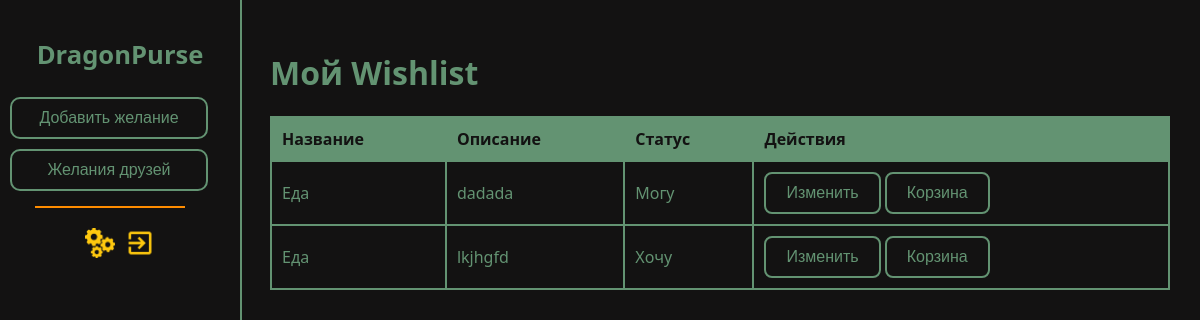
Screenshot of /wishlist/ (signed in) with the database file from the repository.
### accounts/models.py (models this page shows, shortened)
class Wishlist(models.Model):
    user = models.ForeignKey(User, on_delete=models.CASCADE, related_name='wishlists')
    name = models.CharField(max_length=255)
    description = models.TextField(null=True, blank=True)
    status = models.CharField(max_length=50, null=True, blank=True)

### accounts/views.py (the view)
# urls.py: path('wishlist/', WishlistListView.as_view(), name='wishlist_list'),
class WishlistListView(LoginRequiredMixin, View):
    template_name = 'accounts/wishlist.html'
    def get(self, request):
        shared_users = SharedAccess.objects.filter(shared_with=request.user).values_list('owner', flat=True)
        wishlists = Wishlist.objects.filter(models.Q(user=request.user) | models.Q(user__in=shared_users))
        return render(request, self.template_name, {'wishlists': wishlists})

### accounts/templates/accounts/wishlist.html (shortened to what this page needs)
{% extends "accounts/base.html" %}
{% load static %}
{% block head %}<link rel="stylesheet" href="{% static 'accounts/css/dashboard.css' %}">
<link rel="stylesheet" href="{% static 'accounts/css/theme.css' %}">{% endblock %}
{% block content %}
<div class="sidebar">
        <h1><a href="{% url 'dashboard' %}">DragonPurse</a></h1>
        <a href="{% url 'wishlist_create' %}"><button>Добавить желание</button></a>
        <a href="{% url 'shared_wishlist' %}"><button>Желания друзей</button></a>
        <div class="line"></div>
        <div style="display: flex; margin: 5px;">
        <a href="{% url 'settings' %}" style="display: flex; margin: 5px;"><img src="{% static 'accounts/img/settings_photo.png' %}" width="30" height="30" alt="настройки"></a>
        <a href="{% url 'logout' %}" style="display: flex; margin: 5px;"><img src="{% static 'accounts/img/exit_photo.png' %}" width="30" height="30" alt="выход"></a>
        </div>
</div>
<main>
<h1>Мой Wishlist</h1>
{% if wishlists %}
<table border="1" cellpadding="8" style="border-collapse:collapse; width:100%;">
  <thead style="background:#f8f8f8;">
    <tr>
      <th>Название</th>
      <th>Описание</th>
      <th>Статус</th>
      <th>Действия</th>
    </tr>
  </thead>
  <tbody>
    {% for w in wishlists %}
    <tr>
      <td>{{ w.name }}</td>
      <td>{{ w.description|default:"—" }}</td>
      <td>{{ w.status|default:"—" }}</td>
      <td>
        <a href="{% url 'wishlist_edit' w.pk %}"><button>Изменить</button></a>
        <a href="{% url 'wishlist_delete' w.pk %}"><button>Корзина</button></a>
      </td>
    </tr>
    {% endfor %}
  </tbody>
</table>
{% else %}
<p>Пока нет желаний. Добавь первое!</p>
{% endif %}
</main>
{% endblock %}

### accounts/static/accounts/css/main.css (style rules this page uses)
body { font-family: "Inter", sans-serif; color: #639372; margin: 0; padding: 0; }
a { color: #639372; text-decoration: none; }
h1, h2, h3 { color: #639372; }
button { background-color: #131212; color: #639372; border: 2px solid #639372; border-radius: 8px; padding: 10px 20px; font-size: 1em; cursor: pointer; transition: all 0.3s ease; }
table { width: 100%; border-collapse: collapse; margin-top: 20px; }
th, td { border: 2px solid #639372; padding: 10px; text-align: left; }
th { background-color: #639372; color: #131212; }

### accounts/static/accounts/css/theme.css (style rules this page uses)
:root { --background-color: #131212 }
body { background-color: var(--background-color); }
.sidebar { background-color: var(--background-color); }

### accounts/static/accounts/css/dashboard.css (style rules this page uses)
body { font-family: "Segoe UI", sans-serif; color: #639372; margin: 0; display: flex; }
h1, h2, p, a { color: #639372; }
.sidebar { width: 220px; background-color: #131212; border-right: 2px solid #639372; display: flex; flex-direction: column; align-items: center; padding: 20px 10px; height: 100vh; position: fixed; left: 0; top: 0; }
.sidebar h1 { font-size: 1.6em; margin-bottom: 20px; text-align: center; }
.sidebar a { text-decoration: none; width: 100%; }
.sidebar button { width: 90%; margin: 5px 0; padding: 10px; border: 2px solid #639372; border-radius: 10px; background-color: #131212; color: #639372; font-size: 1em; cursor: pointer; transition: background-color 0.3s, transform 0.2s; }
.sidebar .line { width: 150px; height: 2px; background-color: #FF8C00; margin: 10px 20px 10px 0px; }
main { margin-left: 240px; padding: 30px; flex: 1; }
a { color: #639372; }

### rows the page displays
Wishlist: name "Еда", description "dadada", status "Могу"
Wishlist: name "Еда", description "lkjhgfd", status "Хочу"
